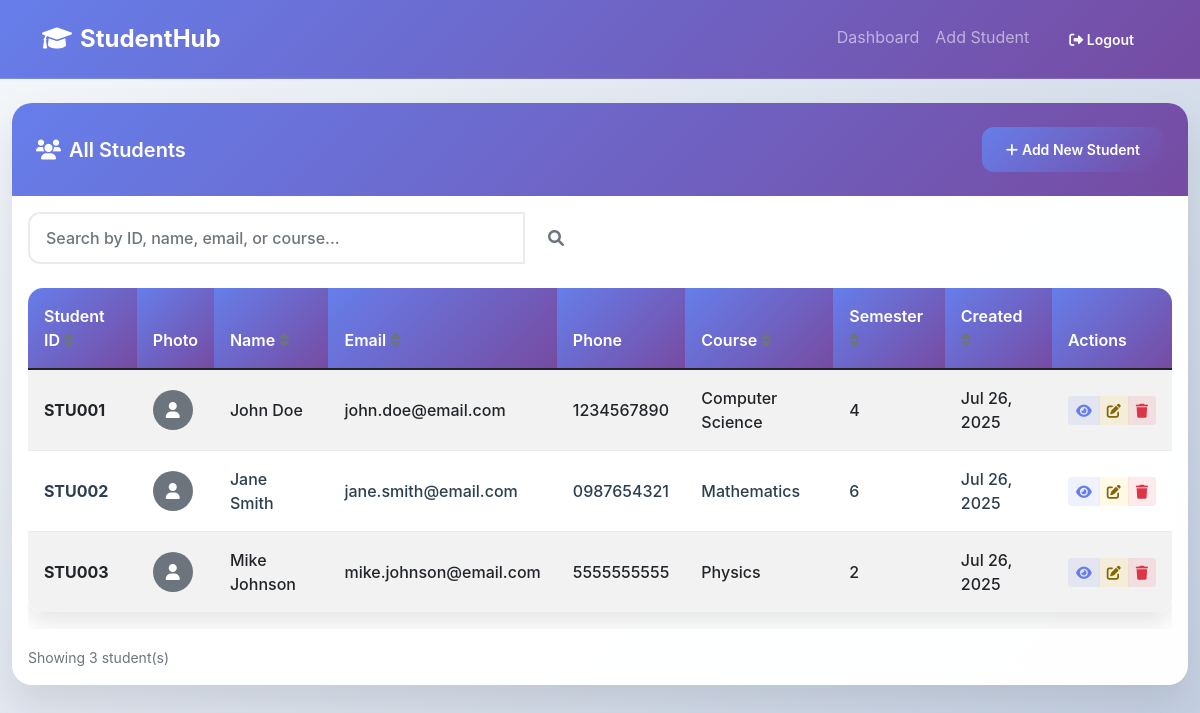
/view_students.php (signed in), run on the app's committed database.
### tables this page shows
CREATE TABLE IF NOT EXISTS students (
    id INT AUTO_INCREMENT PRIMARY KEY,
    student_id VARCHAR(20) UNIQUE NOT NULL,
    first_name VARCHAR(50) NOT NULL,
    last_name VARCHAR(50) NOT NULL,
    email VARCHAR(100) UNIQUE NOT NULL,
    phone VARCHAR(15),
    date_of_birth DATE,
    gender ENUM('Male', 'Female', 'Other'),
    address TEXT,
    course VARCHAR(100),
    semester INT,
    profile_picture VARCHAR(255),
    created_at TIMESTAMP DEFAULT CURRENT_TIMESTAMP,
    updated_at TIMESTAMP DEFAULT CURRENT_TIMESTAMP ON UPDATE CURRENT_TIMESTAMP
);

### config.php (called while the page is built, shortened)
<?php
function getUserTheme() {
    return isset($_COOKIE['user_theme']) ? $_COOKIE['user_theme'] : 'light';
}
?>

### view_students.php (the view, shortened to what this page needs)
<?php
require_once 'config.php';
$search = isset($_GET['search']) ? sanitizeInput($_GET['search']) : '';
$sort_by = isset($_GET['sort']) ? sanitizeInput($_GET['sort']) : 'id';
$order = isset($_GET['order']) && $_GET['order'] == 'desc' ? 'DESC' : 'ASC';
try {
    $pdo = getDBConnection();
    $sql = "SELECT * FROM students WHERE 1=1";
    $params = [];
    $sql .= " ORDER BY $sort_by $order";
    $stmt = $pdo->prepare($sql);
    $stmt->execute($params);
    $students = $stmt->fetchAll(PDO::FETCH_ASSOC);
} catch (Exception $e) {
    $error = "Error fetching students: " . $e->getMessage();
}
function getSortLink($column, $current_sort, $current_order) {
    $new_order = ($current_sort == $column && $current_order == 'ASC') ? 'desc' : 'asc';
    $search_param = isset($_GET['search']) ? '&search=' . urlencode($_GET['search']) : '';
    return "?sort=$column&order=$new_order" . $search_param;
}
function getSortIcon($column, $current_sort, $current_order) {
    if ($current_sort != $column) return '<i class="fas fa-sort text-muted"></i>';
    return $current_order == 'ASC' ? '<i class="fas fa-sort-up text-primary"></i>' : '<i class="fas fa-sort-down text-primary"></i>';
}
?>
<!DOCTYPE html>
<html lang="en">
<head>
    <link href="https://cdn.jsdelivr.net/npm/bootstrap@5.1.3/dist/css/bootstrap.min.css" rel="stylesheet">
    <link href="https://cdnjs.cloudflare.com/ajax/libs/font-awesome/6.0.0/css/all.min.css" rel="stylesheet">
</head>
<body class="<?php echo (getUserTheme() == 'dark') ? 'dark-theme' : ''; ?>">
<nav class="navbar navbar-expand-lg navbar-dark">
    <div class="container">
        <a class="navbar-brand fw-bold" href="dashboard.php">
            <i class="fas fa-graduation-cap me-2"></i>StudentHub
        </a>
        <div class="navbar-nav ms-auto">
            <a class="nav-link" href="dashboard.php">Dashboard</a>
            <a class="nav-link" href="add_student.php">Add Student</a>
            <a class="btn btn-outline-light btn-sm ms-2" href="logout.php">
                <i class="fas fa-sign-out-alt"></i> Logout
            </a>
        </div>
    </div>
</nav>
<div class="container-fluid mt-4">
    <div class="card">
        <div class="card-header">
            <div class="row align-items-center">
                <div class="col">
                    <h5 class="mb-0"><i class="fas fa-users me-2"></i>All Students</h5>
                </div>
                <div class="col-auto">
                    <a href="add_student.php" class="btn btn-primary btn-sm">
                        <i class="fas fa-plus me-1"></i>Add New Student
                    </a>
                </div>
            </div>
        </div>
        <div class="card-body">
            <form method="GET" class="mb-4">
                <div class="row">
                    <div class="col-md-6">
                        <div class="input-group">
                            <input type="text" class="form-control" name="search"
                                   placeholder="Search by ID, name, email, or course..."
                                   value="<?php echo htmlspecialchars($search); ?>">
                            <button class="btn btn-outline-secondary" type="submit">
                                <i class="fas fa-search"></i>
                            </button>
                        </div>
                    </div>
                    <div class="col-md-6">
                    </div>
                </div>
            </form>
            <?php if (isset($error)): ?>
                <div class="alert alert-danger"><?php echo $error; ?></div>
            <?php else: ?>
                <div class="table-responsive">
                    <table class="table table-striped table-hover">
                        <thead class="table-dark">
                            <tr>
                                <th>
                                    <a href="<?php echo getSortLink('student_id', $sort_by, $order); ?>" class="text-white text-decoration-none">
                                        Student ID <?php echo getSortIcon('student_id', $sort_by, $order); ?>
                                    </a>
                                </th>
                                <th>Photo</th>
                                <th>
                                    <a href="<?php echo getSortLink('first_name', $sort_by, $order); ?>" class="text-white text-decoration-none">
                                        Name <?php echo getSortIcon('first_name', $sort_by, $order); ?>
                                    </a>
                                </th>
                                <th>
                                    <a href="<?php echo getSortLink('email', $sort_by, $order); ?>" class="text-white text-decoration-none">
                                        Email <?php echo getSortIcon('email', $sort_by, $order); ?>
                                    </a>
                                </th>
                                <th>Phone</th>
                                <th>
                                    <a href="<?php echo getSortLink('course', $sort_by, $order); ?>" class="text-white text-decoration-none">
                                        Course <?php echo getSortIcon('course', $sort_by, $order); ?>
                                    </a>
                                </th>
                                <th>
                                    <a href="<?php echo getSortLink('semester', $sort_by, $order); ?>" class="text-white text-decoration-none">
                                        Semester <?php echo getSortIcon('semester', $sort_by, $order); ?>
                                    </a>
                                </th>
                                <th>
                                    <a href="<?php echo getSortLink('created_at', $sort_by, $order); ?>" class="text-white text-decoration-none">
                                        Created <?php echo getSortIcon('created_at', $sort_by, $order); ?>
                                    </a>
                                </th>
                                <th>Actions</th>
                            </tr>
                        </thead>
                        <tbody>
                            <?php foreach ($students as $student): ?>
                                <tr>
                                    <td><strong><?php echo htmlspecialchars($student['student_id']); ?></strong></td>
                                    <td>
                                        <?php if ($student['profile_picture']): ?>
                                            <img src="uploads/<?php echo htmlspecialchars($student['profile_picture']); ?>"
                                                 alt="Profile" class="rounded-circle" style="width: 40px; height: 40px; object-fit: cover;">
                                        <?php else: ?>
                                            <div class="bg-secondary rounded-circle d-flex align-items-center justify-content-center"
                                                 style="width: 40px; height: 40px;">
                                                <i class="fas fa-user text-white"></i>
                                            </div>
                                        <?php endif; ?>
                                    </td>
                                    <td><?php echo htmlspecialchars($student['first_name'] . ' ' . $student['last_name']); ?></td>
                                    <td><?php echo htmlspecialchars($student['email']); ?></td>
                                    <td><?php echo htmlspecialchars($student['phone'] ?: '-'); ?></td>
                                    <td><?php echo htmlspecialchars($student['course'] ?: '-'); ?></td>
                                    <td><?php echo htmlspecialchars($student['semester'] ?: '-'); ?></td>
                                    <td><?php echo date('M j, Y', strtotime($student['created_at'])); ?></td>
                                    <td>
                                        <div class="btn-group btn-group-sm">
                                            <a href="view_student.php?id=<?php echo $student['id']; ?>"
                                               class="btn btn-outline-primary" title="View Details">
                                                <i class="fas fa-eye"></i>
                                            </a>
                                            <a href="edit_student.php?id=<?php echo $student['id']; ?>"
                                               class="btn btn-outline-warning" title="Edit">
                                                <i class="fas fa-edit"></i>
                                            </a>
                                            <a href="delete_student.php?id=<?php echo $student['id']; ?>"
                                               class="btn btn-outline-danger" title="Delete"
                                               onclick="return confirm('Are you sure you want to delete this student?')">
                                                <i class="fas fa-trash"></i>
                                            </a>
                                        </div>
                                    </td>
                                </tr>
                            <?php endforeach; ?>
                        </tbody>
                    </table>
                </div>
                <div class="mt-3">
                    <small class="text-muted">
                        Showing <?php echo count($students); ?> student(s)
                    </small>
                </div>
            <?php endif; ?>
        </div>
    </div>
</div>
</body>
</html>

### view_students.php (style rules this page uses)
:root { --primary-gradient: linear-gradient(135deg, #667eea 0%, #764ba2 100%); --secondary-gradient: linear-gradient(135deg, #f093fb 0%, #f5576c 100%); --success-gradient: linear-gradient(135deg, #4facfe 0%, #00f2fe 100%); --dark-bg: #0f0f0f; --dark-surface: #1e1e1e; --dark-border: #333; --text-primary: #2c3e50; --text-secondary: #6c757d; }
* { font-family: -apple-system, BlinkMacSystemFont, 'Segoe UI', Roboto, Oxygen, Ubuntu, Cantarell, sans-serif; }
body { background: linear-gradient(135deg, #f5f7fa 0%, #c3cfe2 100%); min-height: 100vh; transition: all 0.3s ease; }
.navbar { background: var(--primary-gradient) !important; backdrop-filter: blur(10px); border-bottom: 1px solid rgba(255,255,255,0.1); padding: 1rem 0; }
.navbar-brand { font-weight: 700; font-size: 1.5rem; color: #fff !important; }
.card { border: none; border-radius: 20px; box-shadow: 0 20px 40px rgba(0,0,0,0.1); backdrop-filter: blur(10px); background: rgba(255,255,255,0.98); transition: all 0.3s ease; color: #2c3e50; }
.card-header { background: var(--primary-gradient); color: white; border-radius: 20px 20px 0 0 !important; padding: 1.5rem; border: none; }
.card-header h5 { margin: 0; font-weight: 600; }
.card-body { color: #2c3e50; }
.form-control, .form-select { border-radius: 12px; border: 2px solid #e9ecef; padding: 0.75rem 1rem; transition: all 0.3s ease; background: rgba(255,255,255,0.95); backdrop-filter: blur(10px); color: #2c3e50; font-weight: 500; }
.btn { border-radius: 12px; font-weight: 600; padding: 0.75rem 1.5rem; transition: all 0.3s ease; border: none; }
.btn-primary { background: var(--primary-gradient); color: white; }
.btn-outline-primary { border-color: #667eea; color: #667eea; background: rgba(102, 126, 234, 0.1); }
.btn-outline-warning { border-color: #ffc107; color: #856404; background: rgba(255, 193, 7, 0.1); }
.btn-outline-danger { border-color: #dc3545; color: #dc3545; background: rgba(220, 53, 69, 0.1); }
.table { border-radius: 15px; overflow: hidden; background: rgba(255,255,255,0.98); backdrop-filter: blur(10px); box-shadow: 0 10px 25px rgba(0,0,0,0.1); }
.table thead th { background: var(--primary-gradient); color: white; border: none; font-weight: 600; padding: 1rem; position: sticky; top: 0; z-index: 10; }
.table tbody td { padding: 1rem; border-color: rgba(0,0,0,0.08); vertical-align: middle; color: #2c3e50; font-weight: 500; }
.table tbody tr { background: rgba(255,255,255,0.95); }
.text-muted { color: #6c757d !important; }
.card { animation: slideInUp 0.6s ease forwards; }

### data on the page
students: student "STU001", first_name+last_name "John Doe", email "john.doe@email.com", phone "1234567890", course "Computer Science", semester "4", created_at "Jul 26, 2025"
students: student "STU002", first_name+last_name "Jane Smith", email "jane.smith@email.com", phone "0987654321", course "Mathematics", semester "6", created_at "Jul 26, 2025"
students: student "STU003", first_name+last_name "Mike Johnson", email "mike.johnson@email.com", phone "5555555555", course "Physics", semester "2", created_at "Jul 26, 2025"

### other printed values
count($students) "3"
